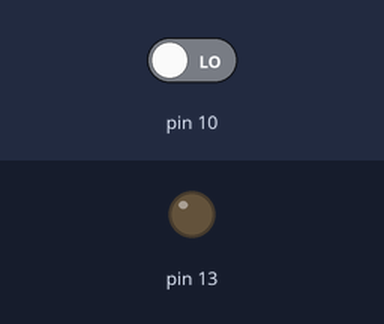
Recording of a sketch running on a simulated Arduino Uno, built with avr-gcc and run on an emulated ATmega328P. Shown: output pins drawn as LEDs (lit = HIGH). The test bench sets the inputs (shaded band); at power-on: pin 10 LOW.

Above: at 1.2 s.
1.3 s: pin 10 driven HIGH
At 2.0 s:
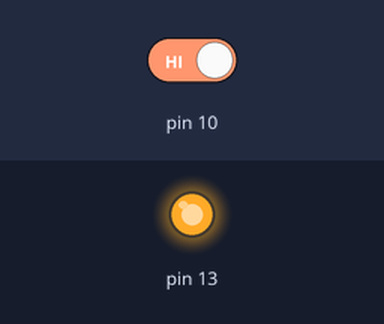
2.8 s: pin 10 driven LOW
At 3.2 s:
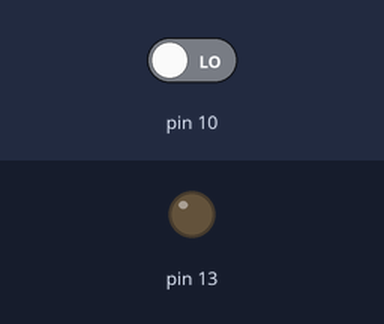
Timing chart, 0 to 5.8 s (numbered marks = the images above; inputs shaded):
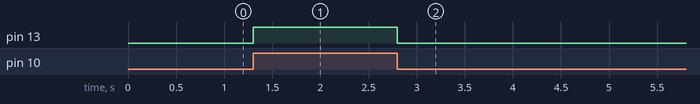

The sketch:

code.ino
```cpp
void setup()
{
  pinMode(13, OUTPUT);
  pinMode(10, INPUT);
}


void loop()
{

  if(digitalRead(10)==1)
  {
    digitalWrite(13, HIGH);} else{digitalWrite(13, LOW);
}
  }
```

Measured:
- after the input at 1.3 s, pin 13: LOW → HIGH at once
- after the input at 2.8 s, pin 13: HIGH → LOW at once
